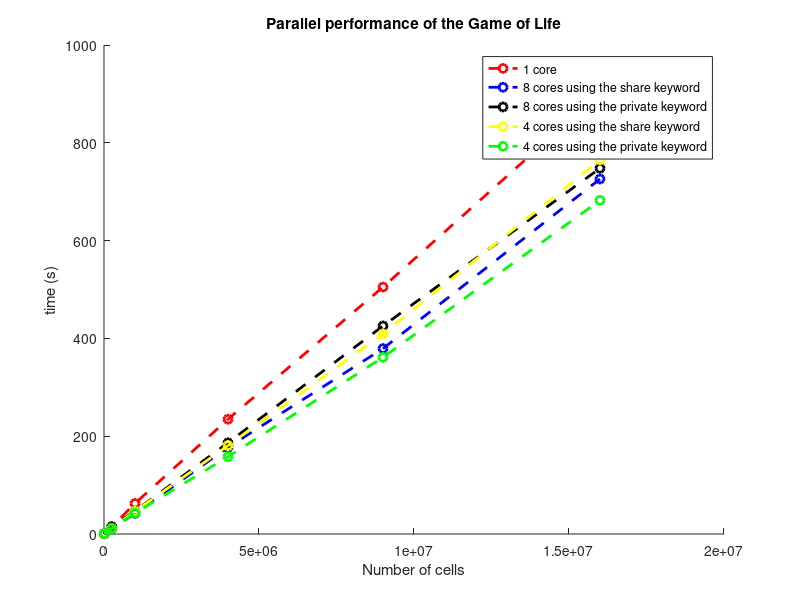
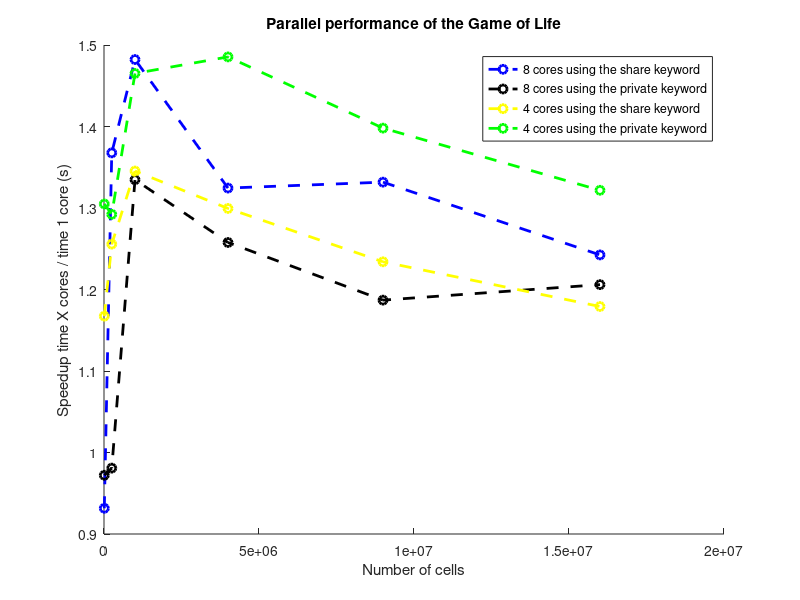

MATLAB code to generate these figures, in order:
sizes = [100 500 1000 2000 3000 4000];
sizes = sizes.^2;
non_par =                   [0.5881 14.6416 62.4855 234.7359 505.0320 901.9655];
par_shared_eight_cores =    [0.6313 10.7058 42.1577 177.2309 379.2330 725.9654];
par_shared_four_cores =     [0.5038 11.6601 46.4445 180.6442 409.2741 764.9343];
par_private_eight_cores =   [0.6050 14.9277 46.8162 186.6413 425.4854 747.9133];
par_private_four_cores =    [0.450674 11.3307 42.6490 158.029221 361.25 682.4041];


figure(1);
hold on;
plot(sizes,non_par,'r--o','LineWidth',2);
plot(sizes, par_shared_eight_cores,'b--o','LineWidth',2);
plot(sizes, par_private_eight_cores,'k--o','LineWidth',2);
plot(sizes, par_shared_four_cores,'y--o','LineWidth',2);
plot(sizes, par_private_four_cores,'g--o','LineWidth',2);

ylabel('time (s)');
xlabel('Number of cells');
title('Parallel performance of the Game of Life');
legend('1 core', ...
'8 cores using the share keyword', ...
'8 cores using the private keyword',...
'4 cores using the share keyword',...
'4 cores using the private keyword'...
);
hold off;
figure(2);
hold on;
plot(sizes, non_par./par_shared_eight_cores,'b--o','LineWidth',2);
plot(sizes, non_par./par_private_eight_cores,'k--o','LineWidth',2);
plot(sizes, non_par./par_shared_four_cores,'y--o','LineWidth',2);
plot(sizes, non_par./par_private_four_cores,'g--o','LineWidth',2);

ylabel('Speedup time X cores / time 1 core (s)');
xlabel('Number of cells');
title('Parallel performance of the Game of Life');
legend( ...
'8 cores using the share keyword', ...
'8 cores using the private keyword',...
'4 cores using the share keyword',...
'4 cores using the private keyword'...
);